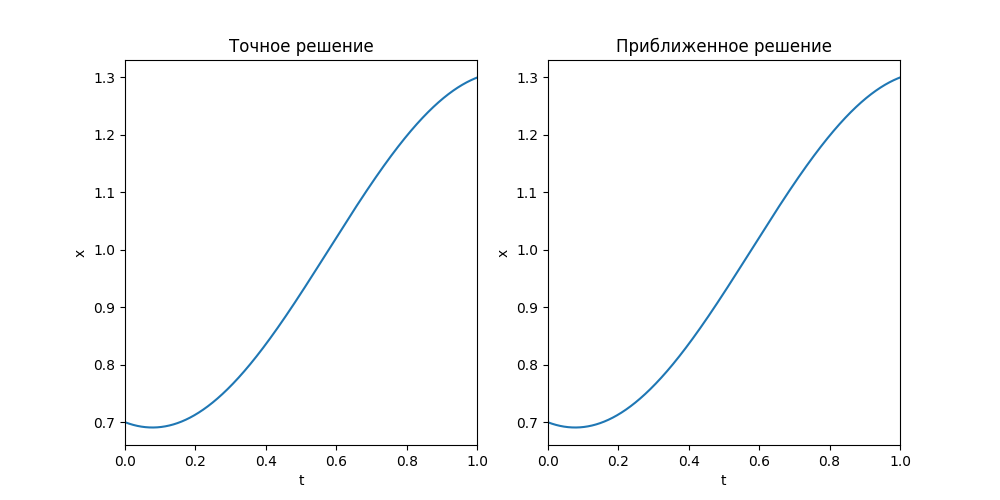

This chart was generated by the following Python code:
import numpy as np
import matplotlib.pyplot as plt

def x0(t: np.ndarray):
    return np.zeros(t.shape)

def f(t: np.ndarray, x: np.ndarray):
    e = 0.0001
    l = 0.5

    s = np.arange(0, 1 + e, e)
    i = np.sum(np.sin(np.pi*(t[:, None] - s[None, :])) * x, axis=1) * e

    return l * i + 1

def exact(t: np.ndarray):
    c1 = 4 / (np.pi * 4.25)
    c2 = 1 / (np.pi * 4.25)

    return -c1 * np.cos(np.pi * t) - c2 * np.sin(np.pi * t) + np.ones(t.shape)

def r(x1, x2):
    return np.max(np.abs(x1 - x2))

def draw(t, x, ax):
    ax.set_xlabel('t')
    ax.set_ylabel('x')

    ax.set_xlim(0, 1)
    ax.plot(t, x)

    plt.savefig('task_19.png')

if __name__ == '__main__':
    eps = 0.0001

    fig, axes = plt.subplots(1,2, figsize=(10, 5))
    t = np.arange(0, 1 + eps, eps)
    ex = exact(t)
    axes[0].set_title('Точное решение')
    draw(t, ex, axes[0])

    xn = x0(t)

    sup = np.max(np.abs(f(t, xn) - xn))
    print(f'SUP = {sup}')

    k = 0.5
    n0 = np.log(eps * (1-k) / sup) / np.log(k)
    n = int(n0 // 1 + (n0 % 1 != 0))

    print(f'Число шагов: {n}')

    for i in range(1, n):
        xn = f(t, xn)

    print(f'Расстояние между функциями: {r(xn, exact(t))}')

    axes[1].set_title('Приближенное решение')
    draw(t, xn, axes[1])

    


    
